Frame 1 (no input): blank canvas, image omitted
Frame 60 (the mouse pressed at the canvas centre just before this capture): blank canvas, image omitted
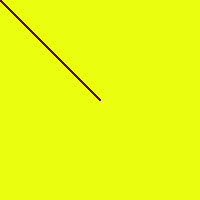
Frame 120 (the mouse held since frame 60 and released just before this capture)

The Processing sketch whose frames 1 and 60 were blank and that drew this single picture after the mouse press (run headless with seeded random() and noise(); from frame 60 on, the mouse is pressed at the canvas centre):

// Processing sketch: processing_93119
// ── processing_93119.pde

void setup(){
  size(200,200);
  background (234,255,15);
}
void draw(){
  stroke (90,2,2);
    line(mouseX, mouseY, 0, 0);
}
